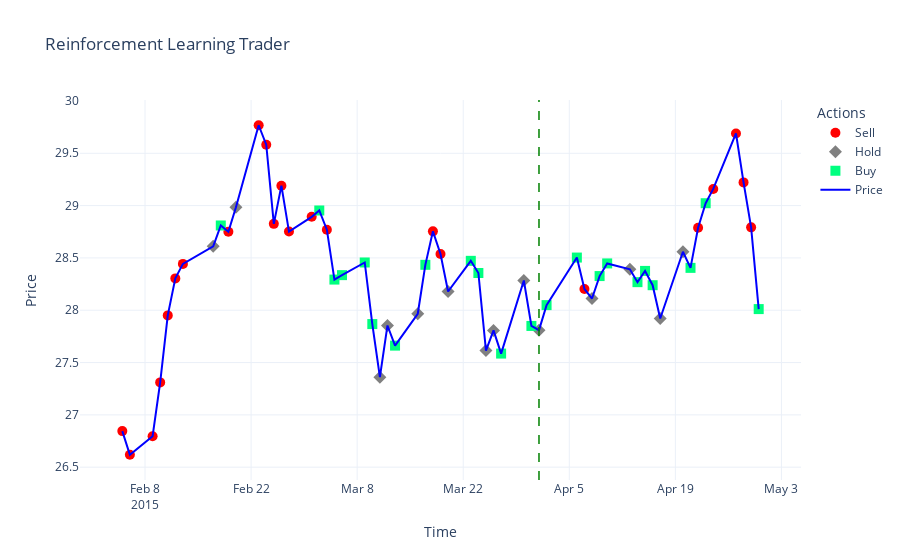

The cell this chart's notebook holds for it:
### Code cell
import plotly.express as px
import pandas as pd

time = list(range(len(prices_nice_list2)))

custom_colors = {
    "Buy": "#00FF7F",
    "Sell": "red",
    "Hold": "gray"
}

# Create a DataFrame for easier handling
data = pd.DataFrame({
    "Time": list_dates_joined,
    "Price": prices_nice_list2,
    "Action": actions_list2
})

# Map actions to custom labels
data["Action Label"] = data["Action"].map({1: "Hold", 0: "Buy", 2: "Sell"})

# Use Plotly Express scatter to group actions for legend
fig = px.scatter(
    data,
    x="Time",
    y="Price",
    color="Action Label",  # Group by actions for distinct legend entries
    symbol="Action Label",  # Use different symbols for actions
    color_discrete_map=custom_colors,  # Add custom colors
    title="Reinforcement Learning Trader",
    labels={"Price": "Price", "Time": "Time", "Action Label": "Action"},  # Customize labels
)

# Add the price line
fig.add_scatter(
    x=data["Time"],
    y=data["Price"],
    mode="lines",
    line=dict(color="blue", width=2),
    name="Price"
)

fig.add_vline(
    x=pd.Timestamp('2015-04-01')  ,
    line_width=1.5,
    line_dash="dash",
    line_color="green"
)



# Update layout
fig.update_traces(marker=dict(size=10))  # Adjust marker size
fig.update_layout(
    template="plotly_white",
    legend_title_text="Actions",  # Customize legend title
)

fig.write_html("figures/RL/Final_plot.html")

# Show the plot
fig.show()

### Figure 1 — Plotly figure (JSON) as saved in the notebook; plotly's stock layout.template omitted (floating-point values rounded to 4 significant figures)
{"data": [{"hovertemplate": "Action=Sell<br>Time=%{x}<br>Price=%{y}<extra></extra>", "legendgroup": "Sell", "marker": {"color": "red", "size": 10, "symbol": "circle"}, "mode": "markers", "name": "Sell", "orientation": "v", "showlegend": true, "type": "scatter", "x": ["2015-02-05T00:00:00", "2015-02-06T00:00:00", "2015-02-09T00:00:00", "2015-02-10T00:00:00", "2015-02-11T00:00:00", "2015-02-12T00:00:00", "2015-02-13T00:00:00", "2015-02-19T00:00:00", "2015-02-23T00:00:00", "2015-02-24T00:00:00", "2015-02-25T00:00:00", "2015-02-26T00:00:00", "2015-02-27T00:00:00", "2015-03-02T00:00:00", "2015-03-04T00:00:00", "2015-03-18T00:00:00", "2015-03-19T00:00:00", "2015-04-07T00:00:00", "2015-04-22T00:00:00", "2015-04-24T00:00:00", "2015-04-27T00:00:00", "2015-04-28T00:00:00", "2015-04-29T00:00:00"], "xaxis": "x", "y": [26.84, 26.62, 26.8, 27.31, 27.95, 28.3, 28.44, 28.75, 29.77, 29.58, 28.83, 29.19, 28.75, 28.89, 28.77, 28.75, 28.54, 28.2, 28.79, 29.16, 29.69, 29.22, 28.79], "yaxis": "y"}, {"hovertemplate": "Action=Hold<br>Time=%{x}<br>Price=%{y}<extra></extra>", "legendgroup": "Hold", "marker": {"color": "gray", "size": 10, "symbol": "diamond"}, "mode": "markers", "name": "Hold", "orientation": "v", "showlegend": true, "type": "scatter", "x": ["2015-02-17T00:00:00", "2015-02-20T00:00:00", "2015-03-11T00:00:00", "2015-03-12T00:00:00", "2015-03-16T00:00:00", "2015-03-20T00:00:00", "2015-03-25T00:00:00", "2015-03-26T00:00:00", "2015-03-30T00:00:00", "2015-04-01T00:00:00", "2015-04-08T00:00:00", "2015-04-13T00:00:00", "2015-04-17T00:00:00", "2015-04-20T00:00:00"], "xaxis": "x", "y": [28.61, 28.98, 27.36, 27.85, 27.97, 28.18, 27.61, 27.81, 28.28, 27.81, 28.11, 28.39, 27.92, 28.56], "yaxis": "y"}, {"hovertemplate": "Action=Buy<br>Time=%{x}<br>Price=%{y}<extra></extra>", "legendgroup": "Buy", "marker": {"color": "#00FF7F", "size": 10, "symbol": "square"}, "mode": "markers", "name": "Buy", "orientation": "v", "showlegend": true, "type": "scatter", "x": ["2015-02-18T00:00:00", "2015-03-03T00:00:00", "2015-03-05T00:00:00", "2015-03-06T00:00:00", "2015-03-09T00:00:00", "2015-03-10T00:00:00", "2015-03-13T00:00:00", "2015-03-17T00:00:00", "2015-03-23T00:00:00", "2015-03-24T00:00:00", "2015-03-27T00:00:00", "2015-03-31T00:00:00", "2015-04-02T00:00:00", "2015-04-06T00:00:00", "2015-04-09T00:00:00", "2015-04-10T00:00:00", "2015-04-14T00:00:00", "2015-04-15T00:00:00", "2015-04-16T00:00:00", "2015-04-21T00:00:00", "2015-04-23T00:00:00", "2015-04-30T00:00:00"], "xaxis": "x", "y": [28.81, 28.95, 28.29, 28.34, 28.46, 27.87, 27.66, 28.43, 28.47, 28.36, 27.59, 27.85, 28.05, 28.5, 28.33, 28.45, 28.27, 28.38, 28.24, 28.4, 29.02, 28.01], "yaxis": "y"}, {"line": {"color": "blue", "width": 2}, "marker": {"size": 10}, "mode": "lines", "name": "Price", "type": "scatter", "x": ["2015-02-05T00:00:00", "2015-02-06T00:00:00", "2015-02-09T00:00:00", "2015-02-10T00:00:00", "2015-02-11T00:00:00", "2015-02-12T00:00:00", "2015-02-13T00:00:00", "2015-02-17T00:00:00", "2015-02-18T00:00:00", "2015-02-19T00:00:00", "2015-02-20T00:00:00", "2015-02-23T00:00:00", "2015-02-24T00:00:00", "2015-02-25T00:00:00", "2015-02-26T00:00:00", "2015-02-27T00:00:00", "2015-03-02T00:00:00", "2015-03-03T00:00:00", "2015-03-04T00:00:00", "2015-03-05T00:00:00", "2015-03-06T00:00:00", "2015-03-09T00:00:00", "2015-03-10T00:00:00", "2015-03-11T00:00:00", "2015-03-12T00:00:00", "2015-03-13T00:00:00", "2015-03-16T00:00:00", "2015-03-17T00:00:00", "2015-03-18T00:00:00", "2015-03-19T00:00:00", "2015-03-20T00:00:00", "2015-03-23T00:00:00", "2015-03-24T00:00:00", "2015-03-25T00:00:00", "2015-03-26T00:00:00", "2015-03-27T00:00:00", "2015-03-30T00:00:00", "2015-03-31T00:00:00", "2015-04-01T00:00:00", "2015-04-02T00:00:00", "2015-04-06T00:00:00", "2015-04-07T00:00:00", "2015-04-08T00:00:00", "2015-04-09T00:00:00", "2015-04-10T00:00:00", "2015-04-13T00:00:00", "2015-04-14T00:00:00", "2015-04-15T00:00:00", "2015-04-16T00:00:00", "2015-04-17T00:00:00", "2015-04-20T00:00:00", "2015-04-21T00:00:00", "2015-04-22T00:00:00", "2015-04-23T00:00:00", "2015-04-24T00:00:00", "2015-04-27T00:00:00", "2015-04-28T00:00:00", "2015-04-29T00:00:00", "2015-04-30T00:00:00"], "y": [26.84, 26.62, 26.8, 27.31, 27.95, 28.3, 28.44, 28.61, 28.81, 28.75, 28.98, 29.77, 29.58, 28.83, 29.19, 28.75, 28.89, 28.95, 28.77, 28.29, 28.34, 28.46, 27.87, 27.36, 27.85, 27.66, 27.97, 28.43, 28.75, 28.54, 28.18, 28.47, 28.36, 27.61, 27.81, 27.59, 28.28, 27.85, 27.81, 28.05, 28.5, 28.2, 28.11, 28.33, 28.45, 28.39, 28.27, 28.38, 28.24, 27.92, 28.56, 28.4, 28.79, 29.02, 29.16, 29.69, 29.22, 28.79, 28.01]}], "layout": {"autosize": true, "legend": {"title": {"text": "Actions"}, "tracegroupgap": 0}, "shapes": [{"line": {"color": "green", "dash": "dash", "width": 1.5}, "type": "line", "x0": "2015-04-01T00:00:00", "x1": "2015-04-01T00:00:00", "xref": "x", "y0": 0, "y1": 1, "yref": "y domain"}], "title": {"text": "Reinforcement Learning Trader"}, "xaxis": {"anchor": "y", "autorange": true, "domain": [0, 1], "range": ["2015-01-30 15:03:25.2039", "2015-05-05 08:56:34.7961"], "title": {"text": "Time"}, "type": "date"}, "yaxis": {"anchor": "x", "autorange": true, "domain": [0, 1], "range": [26.3, 30.09], "title": {"text": "Price"}, "type": "linear"}}}
